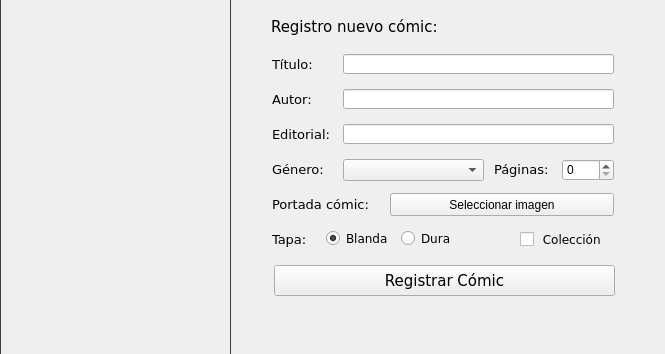
<?xml version="1.0" encoding="UTF-8"?>
<ui version="4.0">
 <class>MainWindow</class>
 <widget class="QMainWindow" name="MainWindow">
  <property name="geometry">
   <rect>
    <x>0</x>
    <y>0</y>
    <width>665</width>
    <height>354</height>
   </rect>
  </property>
  <property name="windowTitle">
   <string> GESTOR COMICS - Registro</string>
  </property>
  <widget class="QWidget" name="centralwidget">
   <widget class="QLabel" name="lbl_registro">
    <property name="geometry">
     <rect>
      <x>271</x>
      <y>11</y>
      <width>241</width>
      <height>31</height>
     </rect>
    </property>
    <property name="font">
     <font>
      <family>Verdana</family>
      <pointsize>11</pointsize>
     </font>
    </property>
    <property name="text">
     <string>Registro nuevo cómic:</string>
    </property>
   </widget>
   <widget class="QLineEdit" name="txt_editorial">
    <property name="geometry">
     <rect>
      <x>343</x>
      <y>124</y>
      <width>271</width>
      <height>20</height>
     </rect>
    </property>
    <property name="font">
     <font>
      <family>Verdana</family>
      <pointsize>10</pointsize>
     </font>
    </property>
   </widget>
   <widget class="QLineEdit" name="txt_titulo">
    <property name="geometry">
     <rect>
      <x>343</x>
      <y>54</y>
      <width>271</width>
      <height>20</height>
     </rect>
    </property>
    <property name="font">
     <font>
      <family>Verdana</family>
      <pointsize>10</pointsize>
     </font>
    </property>
   </widget>
   <widget class="QLabel" name="lbl_genero">
    <property name="geometry">
     <rect>
      <x>272</x>
      <y>159</y>
      <width>61</width>
      <height>20</height>
     </rect>
    </property>
    <property name="font">
     <font>
      <family>Verdana</family>
      <pointsize>10</pointsize>
     </font>
    </property>
    <property name="text">
     <string>Género:</string>
    </property>
   </widget>
   <widget class="QLabel" name="lbl_paginas">
    <property name="geometry">
     <rect>
      <x>494</x>
      <y>159</y>
      <width>61</width>
      <height>20</height>
     </rect>
    </property>
    <property name="font">
     <font>
      <family>Verdana</family>
      <pointsize>10</pointsize>
     </font>
    </property>
    <property name="text">
     <string>Páginas:</string>
    </property>
   </widget>
   <widget class="QLineEdit" name="txt_autor">
    <property name="geometry">
     <rect>
      <x>343</x>
      <y>89</y>
      <width>271</width>
      <height>20</height>
     </rect>
    </property>
    <property name="font">
     <font>
      <family>Verdana</family>
      <pointsize>10</pointsize>
     </font>
    </property>
   </widget>
   <widget class="QLabel" name="lbl_autor">
    <property name="geometry">
     <rect>
      <x>272</x>
      <y>89</y>
      <width>61</width>
      <height>20</height>
     </rect>
    </property>
    <property name="font">
     <font>
      <family>Verdana</family>
      <pointsize>10</pointsize>
     </font>
    </property>
    <property name="text">
     <string>Autor:</string>
    </property>
   </widget>
   <widget class="QLabel" name="lbl_titulo">
    <property name="geometry">
     <rect>
      <x>272</x>
      <y>54</y>
      <width>61</width>
      <height>20</height>
     </rect>
    </property>
    <property name="font">
     <font>
      <family>Verdana</family>
      <pointsize>10</pointsize>
     </font>
    </property>
    <property name="text">
     <string>Título:</string>
    </property>
   </widget>
   <widget class="QLabel" name="lbl_editorial">
    <property name="geometry">
     <rect>
      <x>272</x>
      <y>124</y>
      <width>63</width>
      <height>20</height>
     </rect>
    </property>
    <property name="font">
     <font>
      <family>Verdana</family>
      <pointsize>10</pointsize>
     </font>
    </property>
    <property name="text">
     <string>Editorial:</string>
    </property>
   </widget>
   <widget class="QPushButton" name="btn_registrar">
    <property name="geometry">
     <rect>
      <x>274</x>
      <y>265</y>
      <width>341</width>
      <height>31</height>
     </rect>
    </property>
    <property name="font">
     <font>
      <family>Verdana</family>
      <pointsize>11</pointsize>
     </font>
    </property>
    <property name="text">
     <string>Registrar Cómic</string>
    </property>
   </widget>
   <widget class="QLabel" name="lbl_portada">
    <property name="geometry">
     <rect>
      <x>272</x>
      <y>194</y>
      <width>111</width>
      <height>20</height>
     </rect>
    </property>
    <property name="font">
     <font>
      <family>Verdana</family>
      <pointsize>10</pointsize>
     </font>
    </property>
    <property name="text">
     <string>Portada cómic:</string>
    </property>
   </widget>
   <widget class="QPushButton" name="btn_imagen">
    <property name="geometry">
     <rect>
      <x>390</x>
      <y>193</y>
      <width>224</width>
      <height>23</height>
     </rect>
    </property>
    <property name="font">
     <font>
      <pointsize>9</pointsize>
     </font>
    </property>
    <property name="toolTip">
     <string/>
    </property>
    <property name="toolTipDuration">
     <number>-1</number>
    </property>
    <property name="text">
     <string>Seleccionar imagen</string>
    </property>
   </widget>
   <widget class="QComboBox" name="cmb_genero">
    <property name="geometry">
     <rect>
      <x>343</x>
      <y>159</y>
      <width>141</width>
      <height>22</height>
     </rect>
    </property>
    <item>
     <property name="text">
      <string/>
     </property>
    </item>
    <item>
     <property name="text">
      <string>Superhéroes</string>
     </property>
    </item>
    <item>
     <property name="text">
      <string>Ciencia ficción</string>
     </property>
    </item>
    <item>
     <property name="text">
      <string>Histórico</string>
     </property>
    </item>
    <item>
     <property name="text">
      <string>Alternativo</string>
     </property>
    </item>
    <item>
     <property name="text">
      <string>Europeo</string>
     </property>
    </item>
    <item>
     <property name="text">
      <string>Otros</string>
     </property>
    </item>
   </widget>
   <widget class="QLabel" name="lbl_tapa">
    <property name="geometry">
     <rect>
      <x>272</x>
      <y>229</y>
      <width>44</width>
      <height>20</height>
     </rect>
    </property>
    <property name="font">
     <font>
      <family>Verdana</family>
      <pointsize>10</pointsize>
     </font>
    </property>
    <property name="text">
     <string>Tapa:</string>
    </property>
   </widget>
   <widget class="QRadioButton" name="rdb_blanda">
    <property name="geometry">
     <rect>
      <x>326</x>
      <y>230</y>
      <width>69</width>
      <height>17</height>
     </rect>
    </property>
    <property name="font">
     <font>
      <family>Verdana</family>
      <pointsize>9</pointsize>
     </font>
    </property>
    <property name="text">
     <string>Blanda</string>
    </property>
    <property name="checked">
     <bool>true</bool>
    </property>
   </widget>
   <widget class="QRadioButton" name="rdb_cartone">
    <property name="geometry">
     <rect>
      <x>401</x>
      <y>230</y>
      <width>61</width>
      <height>17</height>
     </rect>
    </property>
    <property name="font">
     <font>
      <family>Verdana</family>
      <pointsize>9</pointsize>
     </font>
    </property>
    <property name="text">
     <string>Dura</string>
    </property>
   </widget>
   <widget class="QSpinBox" name="spb_paginas">
    <property name="geometry">
     <rect>
      <x>562</x>
      <y>159</y>
      <width>52</width>
      <height>22</height>
     </rect>
    </property>
    <property name="maximum">
     <number>9999</number>
    </property>
   </widget>
   <widget class="QCheckBox" name="chb_coleccion">
    <property name="geometry">
     <rect>
      <x>520</x>
      <y>230</y>
      <width>91</width>
      <height>18</height>
     </rect>
    </property>
    <property name="font">
     <font>
      <family>Verdana</family>
      <pointsize>9</pointsize>
     </font>
    </property>
    <property name="layoutDirection">
     <enum>Qt::LeftToRight</enum>
    </property>
    <property name="text">
     <string> Colección</string>
    </property>
   </widget>
   <widget class="QLabel" name="lbl_imagen">
    <property name="geometry">
     <rect>
      <x>0</x>
      <y>-20</y>
      <width>231</width>
      <height>381</height>
     </rect>
    </property>
    <property name="styleSheet">
     <string notr="true">*{background-image: url(&quot;estilos/batman.png&quot;); border:1px solid #32414B;}</string>
    </property>
    <property name="text">
     <string/>
    </property>
   </widget>
  </widget>
 </widget>
 <tabstops>
  <tabstop>txt_titulo</tabstop>
  <tabstop>txt_autor</tabstop>
  <tabstop>txt_editorial</tabstop>
  <tabstop>cmb_genero</tabstop>
  <tabstop>spb_paginas</tabstop>
  <tabstop>btn_imagen</tabstop>
  <tabstop>rdb_blanda</tabstop>
  <tabstop>rdb_cartone</tabstop>
  <tabstop>chb_coleccion</tabstop>
  <tabstop>btn_registrar</tabstop>
 </tabstops>
 <resources/>
 <connections/>
</ui>
